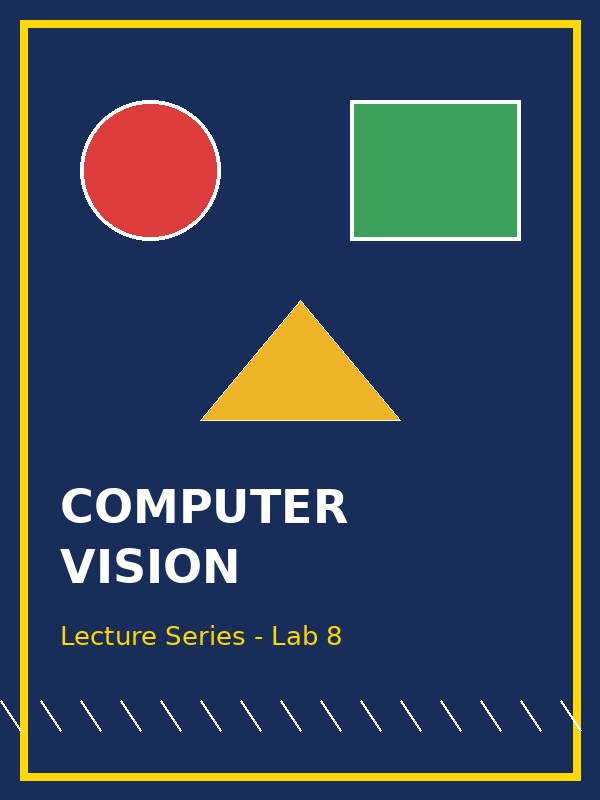
#> input picture image1.jpg, 600 x 800 px
$ jupyter execute assignment_7.ipynb
#> lines starting #> are read from the running program, lines starting #| are printed output that depends on the picture; after the words box and inside, x2 and y2 are one past the last pixel; in counts of white or black regions, pixels touching at a corner belong together
[cell 1]
import cv2
import matplotlib.pyplot as plt
img= cv2.imread('image1.jpg', 0)
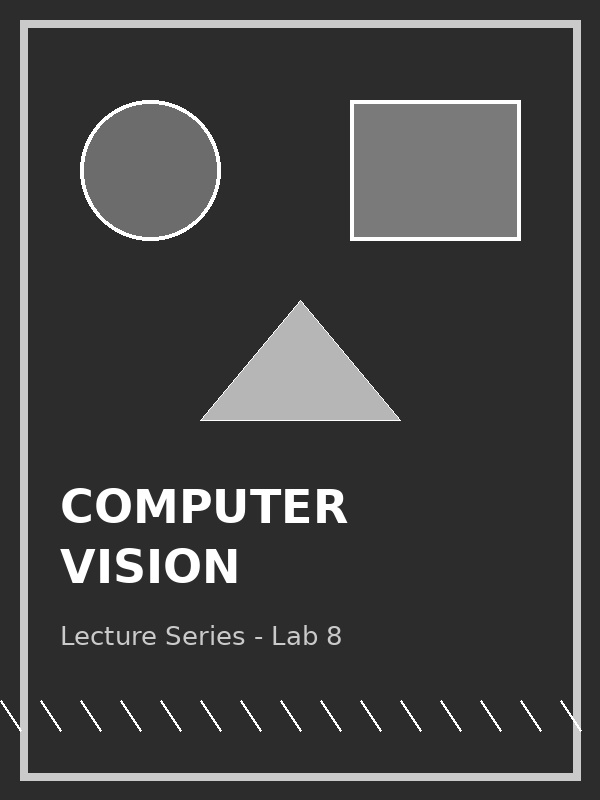
#> img: shape (800, 600); min 36, max 255, mean 66.1

orb= cv2.ORB_create(nfeatures=5000)

kp,des=orb.detectAndCompute(img, None)
#> kp = 2688 keypoints; strongest (x, y, size): (206, 499, 92.6), (118, 555, 111.1), (279, 492, 44.6), (518, 100, 31)

img_kp = cv2.drawKeypoints(img, kp, None, color=(255,0,0), flags=0)
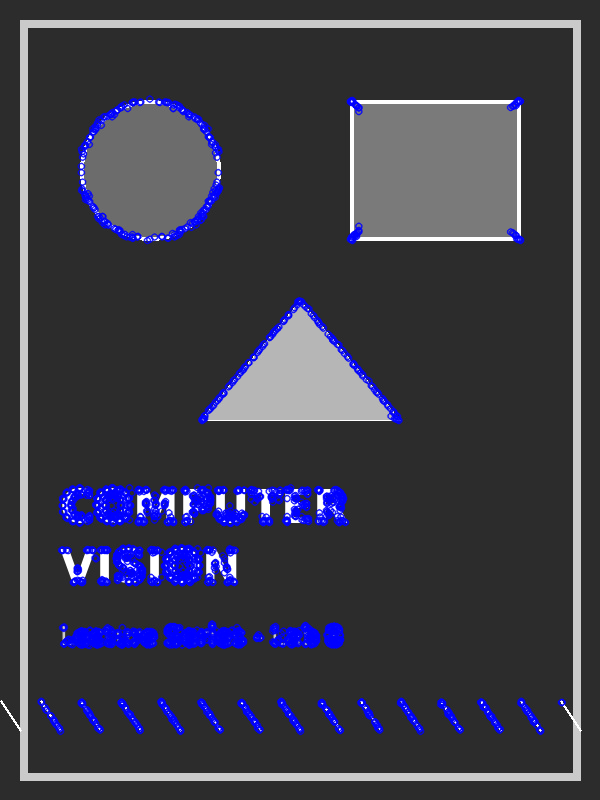
#> img_kp: shape (800, 600, 3); mean of channels 0, 1, 2 72.5, 59.9, 59.9; drawn as B, G, R
plt.imshow(img_kp, cmap='gray')
plt.show()

[cell 2]
img1 = cv2.imread('image1.jpg', 0)
img2 = cv2.imread('image2.jpg', 0)
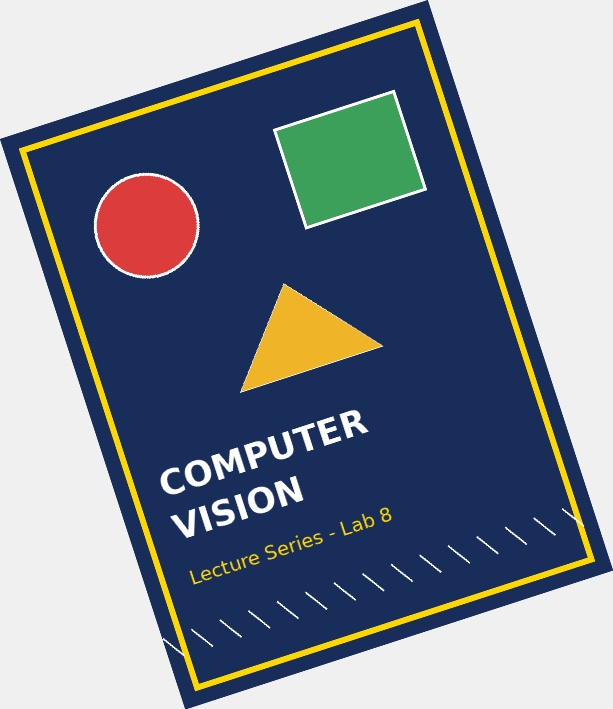
#> input picture image2.jpg, 613 x 709 px
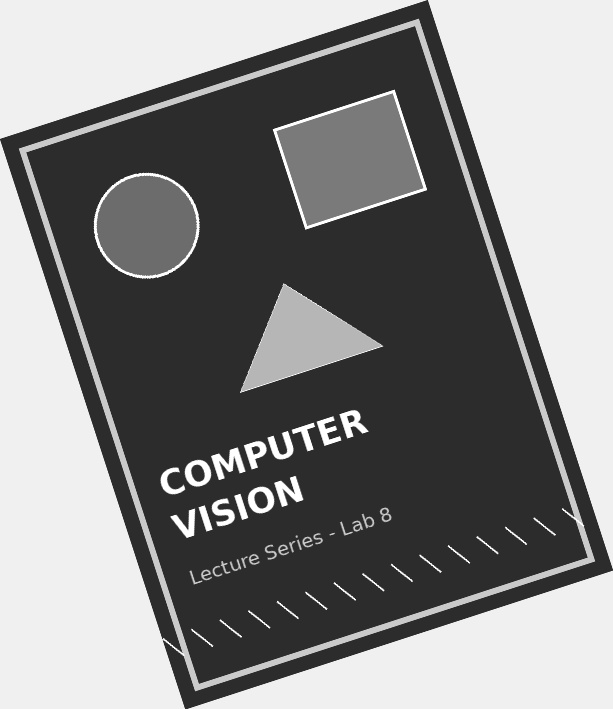
#> img2: shape (709, 613); min 36, max 255, mean 132


kp1, des1 = orb.detectAndCompute(img1, None)
#> kp1 has the same summary as kp
kp2, des2 = orb.detectAndCompute(img2, None)
#> kp2 = 2523 keypoints; strongest (x, y, size): (303, 429, 64.3), (255, 451, 44.6), (197, 467, 64.3), (259, 494, 64.3)

bf = cv2.BFMatcher(cv2.NORM_HAMMING, crossCheck=True)

matches = bf.match(des1, des2)
#> matches = 912 matches

matches = sorted(matches, key = lambda x:x.distance)

img_matches = cv2.drawMatches(img1, kp1, img2, kp2, matches[:50], None, flags=2)
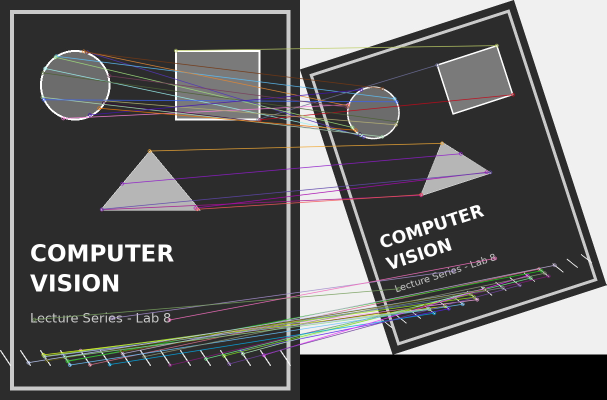
#> img_matches: shape (800, 1213, 3) (shown at 1/2 size); mean of channels 0, 1, 2 93.6, 93.3, 93.8; drawn as B, G, R

plt.imshow(img_matches, cmap='gray')
plt.show()

[cell 3]
img = cv2.imread('image2.jpg', 0)

hog = cv2.HOGDescriptor()

hog_features = hog.compute(img)

print(f"HOG Feature Vector Shape: {hog_features.shape}")
#| HOG Feature Vector Shape: (19039860,)

[cell 4]
image = cv2.imread("image1.jpg")
#> image is the input picture: shape (800, 600, 3); mean B, G, R 88.3, 67.7, 53.8

if image is None:
    raise FileNotFoundError(
        "Image not found. Make sure 'street.jpg' exists."
    )

# Keep a copy for visualization
output = image.copy()


hog = cv2.HOGDescriptor()

hog.setSVMDetector(
    cv2.HOGDescriptor_getDefaultPeopleDetector()
)


(boxes, weights) = hog.detectMultiScale(
    image,
    winStride=(4, 4),
    padding=(4, 4),
    scale=1.05
)
#> boxes = [[171, 476, 68, 136], [260, 614, 72, 144], [82, 614, 73, 145], [144, 612, 74, 148], [208, 613, 73, 146], [62, 460, 77, 154], [298, 608, 76, 151], [12, 523, 80, 159], [92, 528, 76, 152], [279, 475, 102, 206]]; weights = [1.11, 1.32, 1.96, 1.22, 1.66, 0.402, 0.711, 0.881, 0.509, 0.117]


c_t = 0.6
f_d = []
for i, ((x, y, w, h), weight) in enumerate(
    zip(boxes, weights)
):
    c = float(weight)
    if c > c_t:
        f_d.append(
            ((x, y, w, h), c)
        )

        cv2.rectangle(
            output,
            (x, y),
            (x + w, y + h),
            (0, 255, 0),
            4
        )

        label = f"Person {i + 1}"

        cv2.putText(
            output,
            label,
            (x, y - 10),
            cv2.FONT_HERSHEY_SIMPLEX,
            2,
            (0, 255, 0),
            4
        )
#> this loop made 10 passes
#> (x, y, w, h, weight, c, label) on passes 1, 2, 3, 4, 5, 7, 8: (171, 476, 68, 136, 1.11, 1.11, 'Person 1'), (260, 614, 72, 144, 1.32, 1.32, 'Person 2'), (82, 614, 73, 145, 1.96, 1.96, 'Person 3'), (144, 612, 74, 148, 1.22, 1.22, 'Person 4'), (208, 613, 73, 146, 1.66, 1.66, 'Person 5'), (298, 608, 76, 151, 0.711, 0.711, 'Person 7'), (12, 523, 80, 159, 0.881, 0.881, 'Person 8')
#> (x, y, w, h, weight, c) on passes 6, 9, 10: (62, 460, 77, 154, 0.402, 0.402), (92, 528, 76, 152, 0.509, 0.509), (279, 475, 102, 206, 0.117, 0.117)
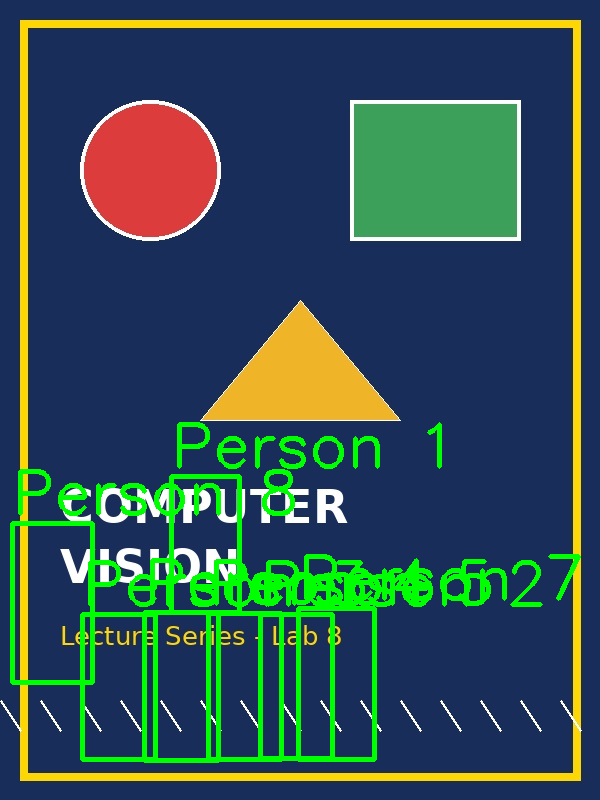
#> output: shape (800, 600, 3); 6.47% of pixels changed, all inside (x1, y1, x2, y2) = (10, 422, 581, 763)
#> after the loop, f_d = [((171, 476, 68, 136), 1.11), ((260, 614, 72, 144), 1.32), ((82, 614, 73, 145), 1.96), ((144, 612, 74, 148), 1.22), ((208, 613, 73, 146), 1.66), ((298, 608, 76, 151), 0.711), ((12, 523, 80, 159), 0.881)]


print(f"Number of pedestrians detected: {len(f_d)}")
#| Number of pedestrians detected: 7

for i, ((x, y, w, h), confidence) in enumerate(
    f_d
):
    print(
        f"Person {i + 1}: "
        f"x={x}, y={y}, width={w}, height={h}, "
        f"weight={float(confidence):.4f}"
    )
#> this loop made 7 passes
#> (x, y, w, h, confidence) on passes 1 to 7: (171, 476, 68, 136, 1.11), (260, 614, 72, 144, 1.32), (82, 614, 73, 145, 1.96), (144, 612, 74, 148, 1.22), (208, 613, 73, 146, 1.66), (298, 608, 76, 151, 0.711), (12, 523, 80, 159, 0.881)
#| Person 1: x=171, y=476, width=68, height=136, weight=1.1113
#| Person 2: x=260, y=614, width=72, height=144, weight=1.3209
#| Person 3: x=82, y=614, width=73, height=145, weight=1.9619
#| Person 4: x=144, y=612, width=74, height=148, weight=1.2239
#| Person 5: x=208, y=613, width=73, height=146, weight=1.6576
#| Person 6: x=298, y=608, width=76, height=151, weight=0.7112
#| Person 7: x=12, y=523, width=80, height=159, weight=0.8808


output_rgb = cv2.cvtColor(
    output,
    cv2.COLOR_BGR2RGB
)

plt.figure(figsize=(14, 8))
plt.imshow(output_rgb)
plt.title(
    f"Pedestrian Detection "
    f"({len(f_d)} detected)"
)
plt.axis("off")
plt.show()
